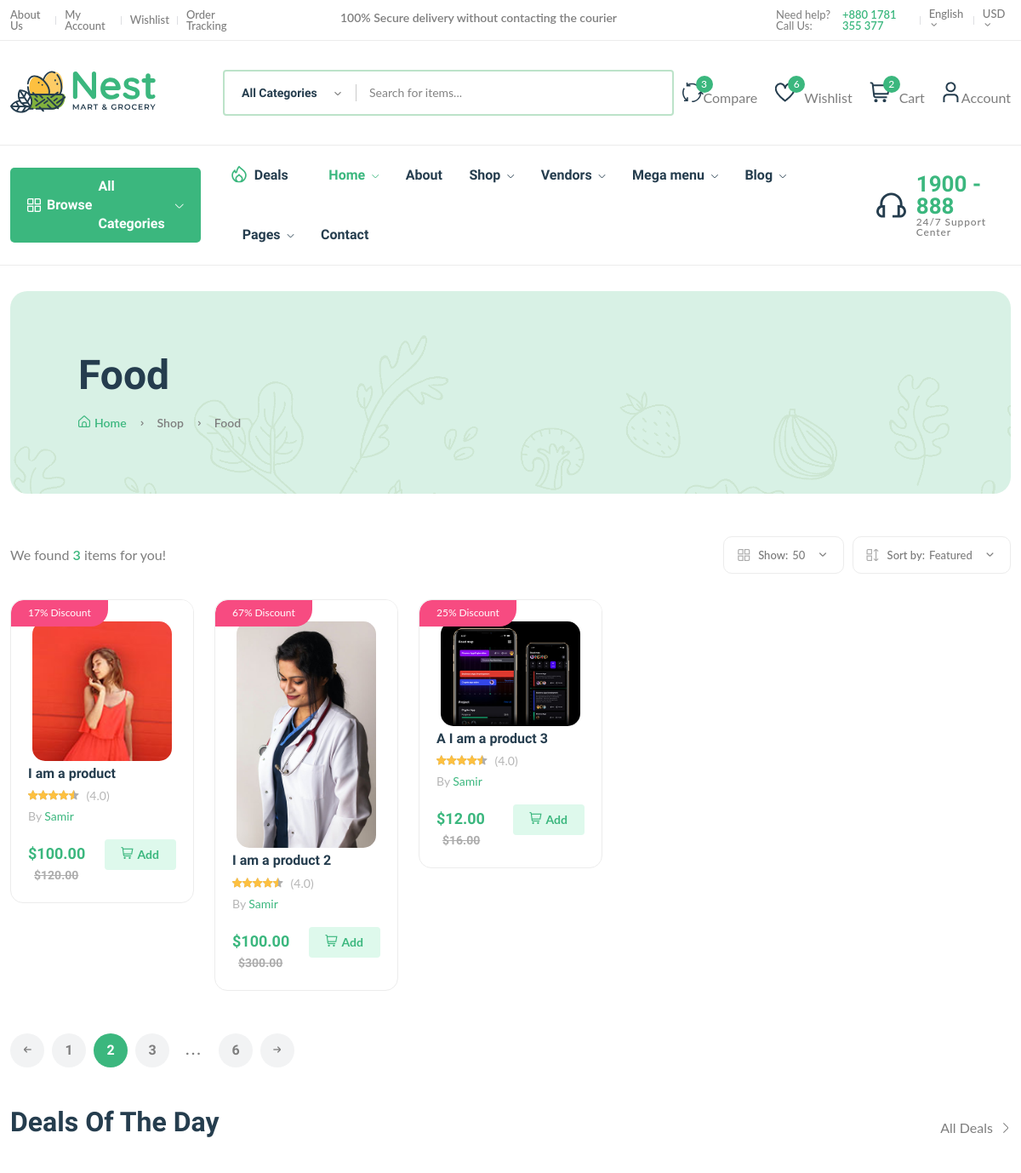
/category/cat116klg6pl0/ (upper part), run on an earlier commit of the app's database.
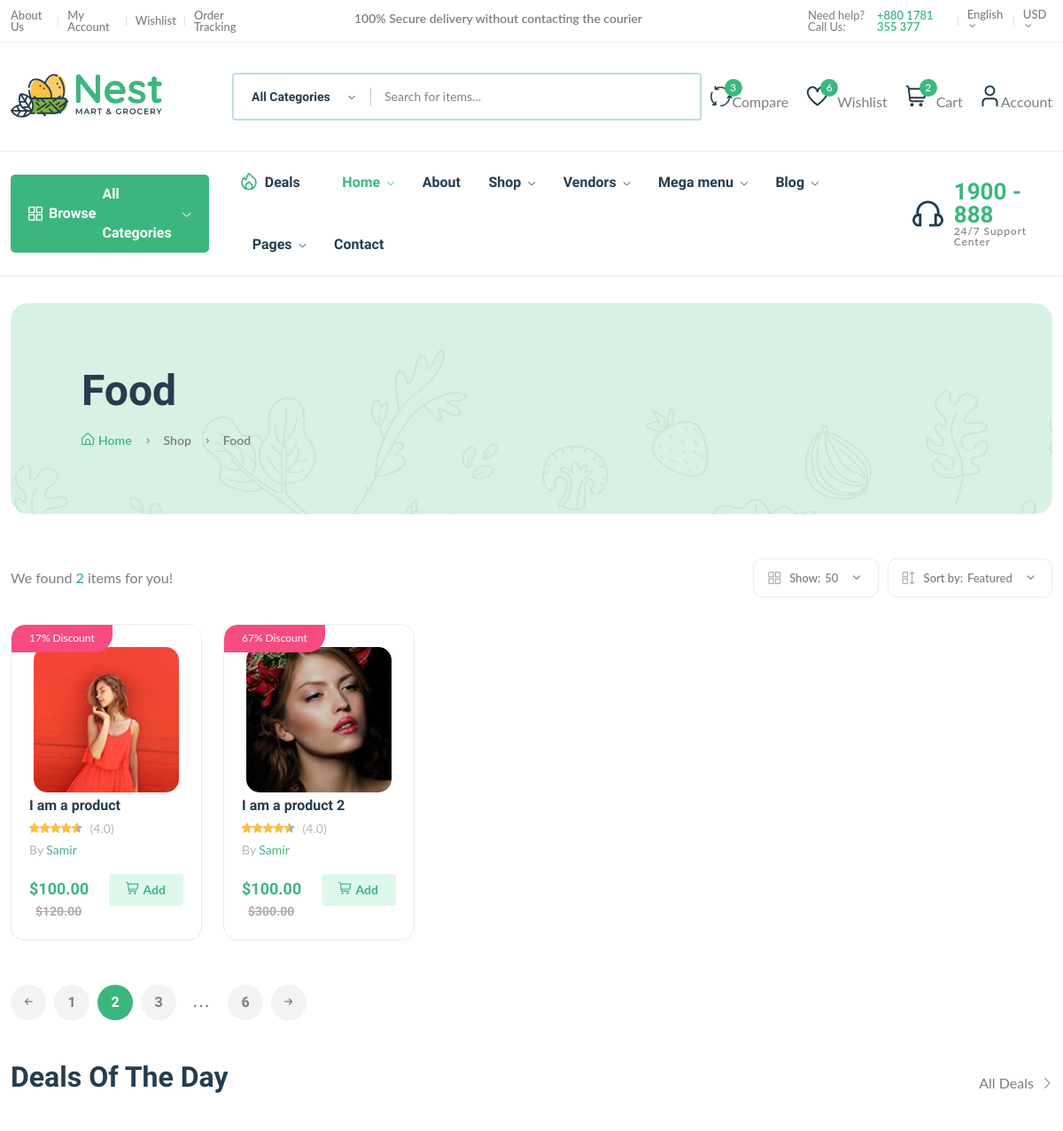
And on a later commit of the database.
### core/models.py (models this page shows, shortened)
class Product(models.Model):
    pid = ShortUUIDField(unique=True, length=10, max_length=20, prefix='prd', alphabet='abcdefghijklmnop1234567890')
    user = models.ForeignKey(User, on_delete=models.SET_NULL, null=True)
    vendor = models.ForeignKey(Vendor, on_delete=models.SET_NULL, null=True)
    category = models.ForeignKey(Category, on_delete=models.SET_NULL, null=True, related_name='category')
    title = models.CharField(max_length=100, default = 'I am a product')
    image = models.ImageField(upload_to=user_directory_path, default='product.jpg')
    description = models.TextField(null=True, blank=True, default='I am an ammezing product')
    price = models.DecimalField(max_digits=9999, decimal_places=2, default=100)
    old_price = models.DecimalField(max_digits=9999, decimal_places=2, default=120)
    spacifications = models.TextField(null=True, blank=True)
    product_status = models.CharField(choices=STATUS, max_length=20, default="in-review")
    status = models.BooleanField(default=True)
    in_stock = models.BooleanField(default=True)
    fetured = models.BooleanField(default=False)
    digital = models.BooleanField(default=False)
    sku = ShortUUIDField(unique=True, length=5, max_length=10, prefix='sku', alphabet='1234567890')
    date = models.DateTimeField(auto_now_add=True)
    updated = models.DateTimeField(null=True, blank=True)
    class Meta:
        verbose_name = 'Product'
        verbose_name_plural = 'Products'
    def get_parcentage(self):
        discount = (self.old_price-self.price)*100/self.old_price
        return discount

class Vendor(models.Model):
    cid = ShortUUIDField(unique=True, length=10, max_length=20, prefix='ven', alphabet='abcdefghijklmnop1234567890')
    title = models.CharField(max_length=100, default = 'I am a vendor')
    image = models.ImageField(upload_to=user_directory_path, default='vendor.jpg')
    description = models.TextField(null=True, blank=True, default='I am an ammezing vendor')
    user = models.ForeignKey(User, on_delete=models.SET_NULL, null=True)
    Address = models.CharField(max_length=100, default='Bottrish, Kishoreganj')
    contact = models.CharField(max_length=100, default='+880 1781 355 377')
    chat_res_time = models.CharField(max_length=100, default='100')
    shipping_on_time = models.CharField(max_length=100, default='100')
    authenticate_rating = models.CharField(max_length=100, default='100')
    days_return = models.CharField(max_length=100, default='100')
    warranty_period = models.CharField(max_length=100, default='100')
    class Meta:
        verbose_name = 'Vendor'
        verbose_name_plural = 'Vendors'
    def __str__(self):
        return self.title

### core/views.py (the view)
# urls.py: path('category/<cid>/', product_cat_wise, name='product-list-cat-wise'),
def product_cat_wise(request, cid):
    category = Category.objects.get(cid=cid)
    products = Product.objects.filter( product_status='published', category=category)
    context = {
        'category': category,
        'products': products
    }
    return render(request, 'core/product-category-list.html', context)

### templates/core/product-category-list.html (shortened to what the changed rows need)
{% extends 'core/partial/base.html' %}
{% load static %}
{% block content %}
    <main class="main">
        <div class="page-header mt-30 mb-50">
            <div class="container">
                <div class="archive-header">
                    <div class="row align-items-center">
                        <div class="col-xl-3">
                            <h1 class="mb-15">{{category.title}}</h1>
                        </div>
                    </div>
                </div>
            </div>
        </div>
        <div class="container mb-30">
            <div class="row">
                <div class="col-12">
                    <div class="shop-product-fillter">
                        <div class="totall-product">
                            <p>We found <strong class="text-brand">{{ products.count }}</strong> item{{ products.count|pluralize }} for you!</p>
                        </div>
                    </div>
                    <div class="row product-grid">
                        {% for product in products %}
                        <div class="col-lg-1-5 col-md-4 col-12 col-sm-6">
                            <div class="product-cart-wrap mb-30">
                                <div class="product-img-action-wrap">
                                    <div class="product-img product-img-zoom">
                                        <a href="shop-product-right.html">
                                            <img class="default-img" src="{{product.image.url}}" alt="" />
                                        </a>
                                    </div>
                                    <div class="product-badges product-badges-position product-badges-mrg">
                                        <span class="hot">{{ product.get_parcentage|floatformat:0 }}% Discount</span>
                                    </div>
                                </div>
                                <div class="product-content-wrap">
                                    <h2><a href="shop-product-right.html">{{product.title}}</a></h2>
                                    <div class="product-rate-cover">
                                        <div class="product-rate d-inline-block">
                                            <div class="product-rating" style="width: 90%"></div>
                                        </div>
                                        <span class="font-small ml-5 text-muted"> (4.0)</span>
                                    </div>
                                    <div>
                                        <span class="font-small text-muted">By <a href="vendor-details-1.html">{{product.vendor}}</a></span>
                                    </div>
                                    <div class="product-card-bottom">
                                        <div class="product-price">
                                            <span>${{product.price}}</span>
                                            <span class="old-price">${{product.old_price}}</span>
                                        </div>
                                        <div class="add-cart">
                                            <a class="add" href="shop-cart.html"><i class="fi-rs-shopping-cart mr-5"></i>Add </a>
                                        </div>
                                    </div>
                                </div>
                            </div>
                        </div>
                        {% endfor %}
                    </div>
                </div>
            </div>
        </div>
    </main>
{% endblock content %}

What changed in the data, as far as the page shows it:
no longer on this page (row edited): Product: image (picture), get_parcentage "25", title "A I am a product 3", vendor "Samir", price "12.00", old_price "16.00"
changed Product "I am a product 2": image: a different picture
Also different on the page:
{{ products.count }}: "3" → "2"
